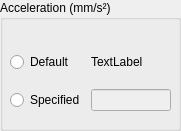
   <widget class="QGroupBox" name="groupBox_30">
    <property name="geometry">
     <rect>
      <x>1030</x>
      <y>290</y>
      <width>181</width>
      <height>131</height>
     </rect>
    </property>
    <property name="title">
     <string>Acceleration (mm/s²)</string>
    </property>
    <widget class="QWidget" name="layoutWidget">
     <property name="geometry">
      <rect>
       <x>10</x>
       <y>41</y>
       <width>161</width>
       <height>81</height>
      </rect>
     </property>
     <layout class="QGridLayout" name="gridLayout_11">
      <item row="0" column="0">
       <widget class="QRadioButton" name="radioButton_tr_acc_default">
        <property name="text">
         <string>Default</string>
        </property>
       </widget>
      </item>
      <item row="0" column="1">
       <widget class="QLabel" name="label_48">
        <property name="text">
         <string>TextLabel</string>
        </property>
       </widget>
      </item>
      <item row="1" column="0">
       <widget class="QRadioButton" name="radioButton_tr_acc_spec">
        <property name="text">
         <string>Specified</string>
        </property>
       </widget>
      </item>
      <item row="1" column="1">
       <widget class="QLineEdit" name="lineEdit_tr_acc_spec">
        <property name="enabled">
         <bool>false</bool>
        </property>
        <property name="cursor">
         <cursorShape>ArrowCursor</cursorShape>
        </property>
        <property name="readOnly">
         <bool>false</bool>
        </property>
       </widget>
      </item>
     </layout>
    </widget>
   </widget>
